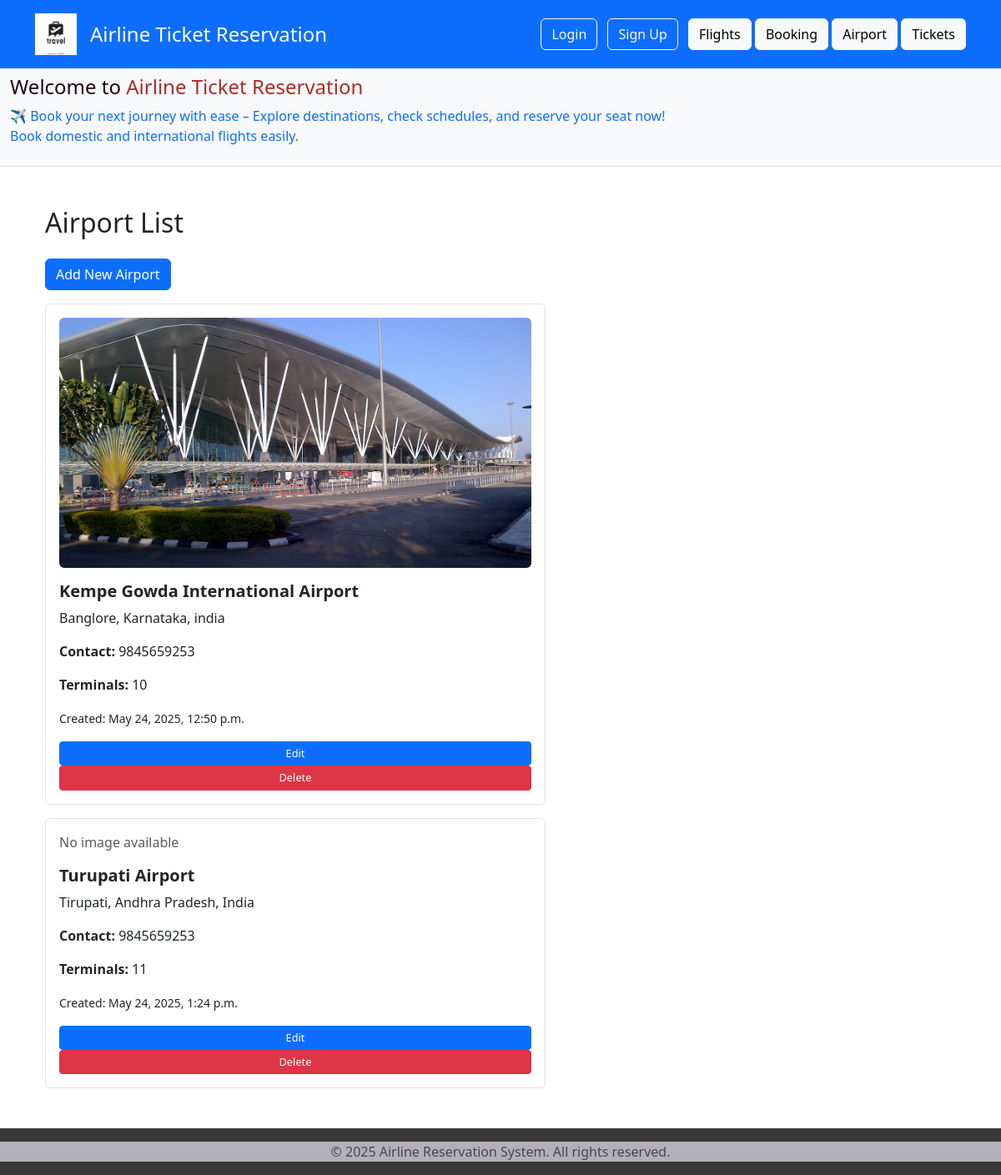
The page /airport/ on the database as committed earlier.
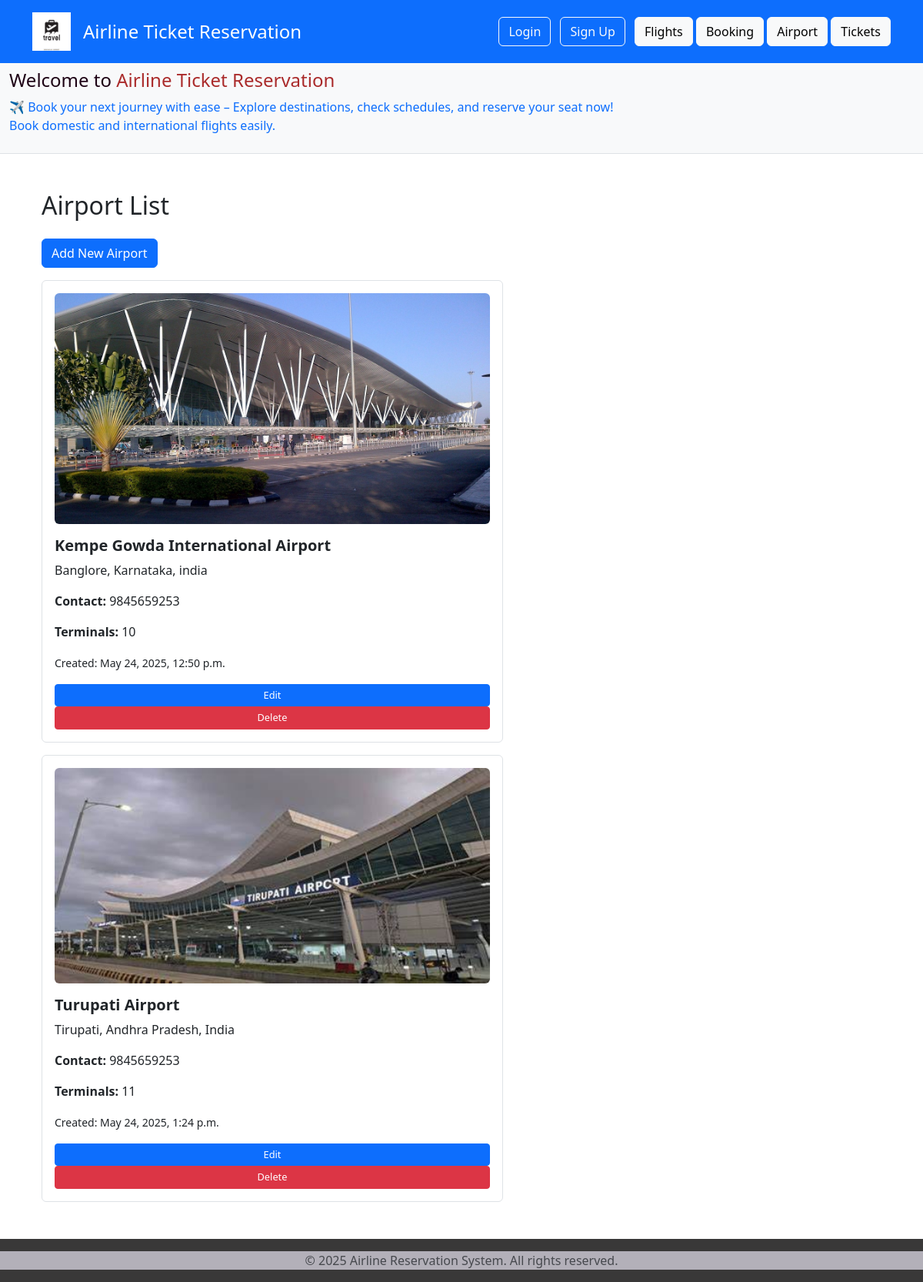
The same page on the database as committed later.
### airport/models.py (models this page shows, shortened)
class Airport(models.Model):
    name = models.CharField(max_length=100)
    country = models.CharField(max_length=100)
    state = models.CharField(max_length=100)
    city = models.CharField(max_length=100)
    contact = models.CharField(max_length=20)
    terminals = models.IntegerField()
    image = models.ImageField(upload_to='airport_images/', blank=True, null=True)
    created_at = models.DateTimeField(auto_now_add=True)

### airport/views.py (the view)
# urls.py: path('', views.airport_list, name='airport_list'),  # just '', not 'airport/'
def airport_list(request):
    airports = Airport.objects.all()
    return render(request, 'airport_list.html', {'airports': airports})

### airport/templates/airport_list.html
{% extends 'base.html' %}
{% block content %}
<div class="container mt-4">
    <h2 class="mb-4">Airport List</h2>
    <a href="{% url 'airport:create' %}" class="btn btn-primary mb-3">Add New Airport</a>
    {% for airport in airports %}
    <div class="card border p-3 mb-3" style="max-width: 600px;">
        {% if airport.image %}
            <img src="{{ airport.image.url }}" alt="{{ airport.name }}" class="img-fluid rounded mb-3" style="max-height: 300px; object-fit: cover;">
        {% else %}
            <p class="text-muted">No image available</p>
        {% endif %}
        <h5><strong>{{ airport.name }}</strong></h5>
        <p>{{ airport.city }}, {{ airport.state }}, {{ airport.country }}</p>
        <p><strong>Contact:</strong> {{ airport.contact }}</p>
        <p><strong>Terminals:</strong> {{ airport.terminals }}</p>
        <p><small>Created: {{ airport.created_at|date:"F d, Y, g:i a" }}</small></p>
        <a href="{% url 'airport:edit_airport' airport.id %}"
           class="btn btn-primary btn-sm px-2 py-1"
           style="min-width: 30px; font-size: 0.8rem;">
           Edit
        </a>
        <a href="{% url 'airport:delete' airport.id %}"
           class="btn btn-danger btn-sm px-2 py-1"
           style="min-width: 30px; font-size: 0.8rem;"
           onclick="return confirm('Are you sure you want to delete this airport?');">
           Delete
        </a>
    </div>
    {% empty %}
        <p>No airports available.</p>
    {% endfor %}
</div>
{% endblock %}

Rows that differ between the two databases and show on the page:
changed Airport "Turupati Airport": image: picture added; no longer shows "No image available"
